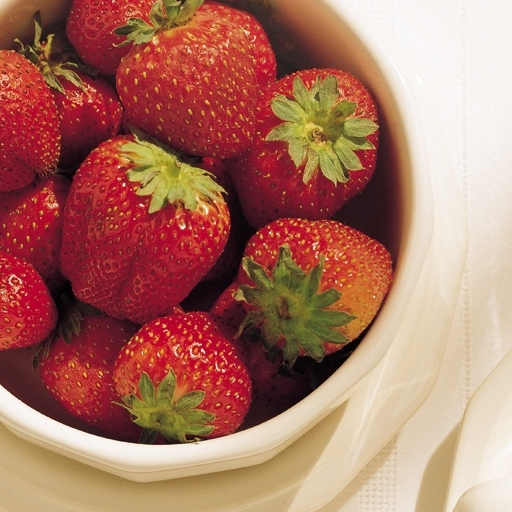
#> input picture Immagini/fragole.jpg, 512 x 512 px, found by its file name
$ python Es_1_1_1.py
#> lines starting #> are read from the running program, lines starting #| are printed output that depends on the picture
### Librerie/mylib.py
# -*- coding: utf-8 -*-
"""
Created on Fri Mar 14 19:36:55 2025

@author: david
"""

import numpy as np # importa Numpy
import matplotlib.pyplot as plt # importa Matplotlib
import scipy.ndimage as ndi # importa Scipy per le immagini
import skimage.io as io # importa il modulo Input/Output di SK-Image
from skimage.exposure import equalize_hist
from skimage.transform import rescale
from skimage.transform import warp, rotate

def leggiJpeg(nomefile):
    x = io.imread(nomefile)
    return x;
    # plt.figure()
    # plt.imshow(x, clim=[0,255], cmap='gray')

# [45 lines left out: functions showImage, showHist, vediRAW, fshs, glob_equaliz, loc_equaliz, not called in this run]

def deforma(x,c,d):
    x= x[::c, ::d]
    return x

# [10 lines left out: function ruota, not called in this run]

def rgb2cmy(x): #cmy sono le complementari di rgb
    y = 1.0 - x
    return y

def rgb2cmyk(x): #cmy sono le complementari di rgb
    z = 1.0 - x
    K = np.min(z, -1)

    C = z[:,:,0] - K # rimozione del Nero al Ciano
    M = z[:,:,1] - K # rimozione del Nero al Magenta
    Y = z[:,:,2] - K # rimozione del Nero al Giallo

    y = np.stack((C,M,Y,K),-1)
    return y

def cmy2rgb(x):
    return 1-x

### Ex5/Es_1_1_1.py

"""
1. Lo spazio CMY e CMYK. Se le componenti RGB sono state normalizzate nel range [0, 1] `e molto facile
ottenere le componenti nello spazio CMY (Cyan, Magenta, Yellow), dato che queste componenti sono
le complementari di quelle RGB.
Provate a scrivere una funzione con il seguente prototipo: rgb2cmy(x), che legge un’immagine a
colori e determina la rappresentazione CMY dell’immagine fragole.jpg visualizzandone le componenti.
Scrivete poi una funzione dal prototipo: rgb2cmyk(x) che legge un’immagine a colori e determina la
rappresentazione CMYK (Cyan, Magenta, Yellow, Black) di un’immagine visualizzandone le componenti.
Tenete presente che quando si usano i pigmenti, il nero si ottiene usando uguali quantit`a dei pigmenti
ciano, magenta e giallo, e quindi la componente K `e pari al minimo
"""

import sys
sys.path.append("../Librerie")
import numpy as np # importa Numpy
import matplotlib.pyplot as plt # importa Matplotlib
import scipy.ndimage as ndi # importa Scipy per le immagini
import skimage.io as io # importa il modulo Input/Output di SK-Image
import scipy.ndimage as ndi
import mylib as ml
from matplotlib.colors import ListedColormap

#Visualizzo Immagine input
x = io.imread('../immagini/fragole.jpg')
#> x is the input picture: shape (512, 512, 3); mean R, G, B 171.3, 115.6, 99.6
x = np.float64(x) / 255
plt.figure(1)
plt.imshow(x) #non servono tag
plt.title('Immagine input')

z = ml.rgb2cmy(x)

c = z[:,:,0] # Ciano
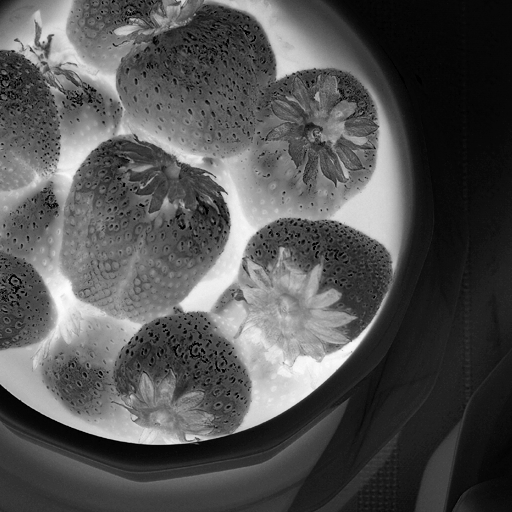
#> c: shape (512, 512) float64; min 0, max 0.992, mean 0.328
m = z[:,:,1] # Magenta
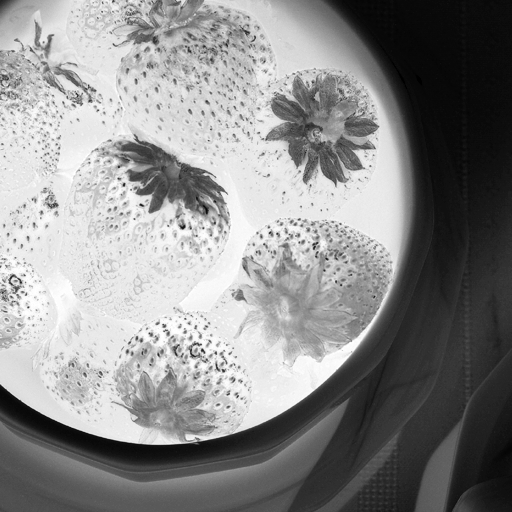
#> m: shape (512, 512) float64; min 0, max 1, mean 0.547
y = z[:,:,2] # Giallo
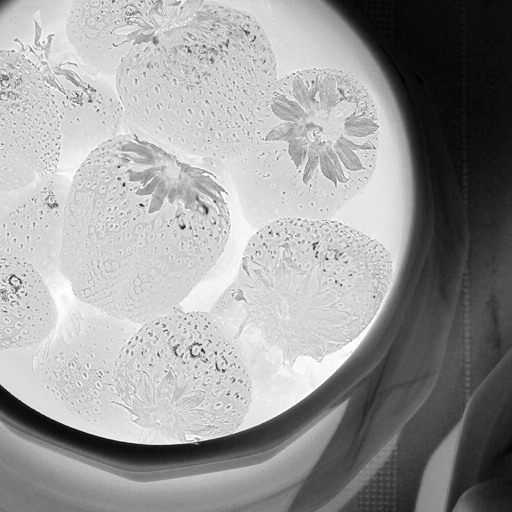
#> y: shape (512, 512) float64; min 0, max 1, mean 0.61

plt.figure(2);
plt.subplot(1,3,1); plt.imshow(c,clim=[0,1],cmap='gray'); plt.title('Ciano');
plt.subplot(1,3,2); plt.imshow(m,clim=[0,1],cmap='gray'); plt.title('Magenta');
plt.subplot(1,3,3); plt.imshow(y,clim=[0,1],cmap='gray'); plt.title('Giallo');

L = np.arange(255,-1,-1)/255 # 256 valori tra da 1 ad 0
B = np.ones(256) # 256 valori unitary
cmap_c = ListedColormap(np.stack((L,B,B),-1)) # palette per il Ciano
cmap_m = ListedColormap(np.stack((B,L,B),-1)) # palette per il Magenta
cmap_y = ListedColormap(np.stack((B,B,L),-1)) # palette per il Giallo
plt.figure(3);
plt.subplot(1,3,1); plt.imshow(c,clim=[0,1],cmap=cmap_c); plt.title('Ciano');
plt.subplot(1,3,2); plt.imshow(m,clim=[0,1],cmap=cmap_m); plt.title('Magenta');
plt.subplot(1,3,3); plt.imshow(y,clim=[0,1],cmap=cmap_y); plt.title('Giallo');

y = ml.rgb2cmyk(x)
#> in rgb2cmyk, `C = z[:,:,0] - K`:
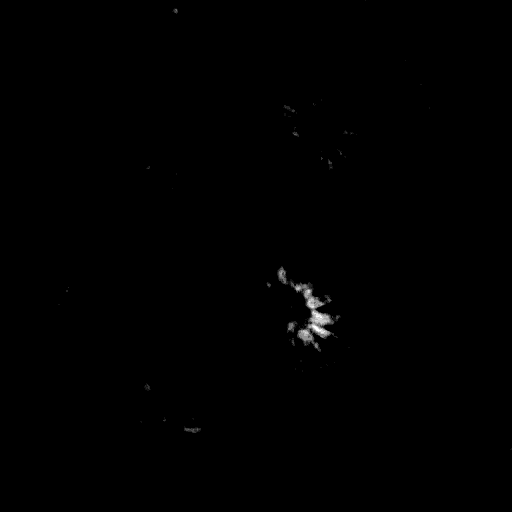
#> C: shape (512, 512) float64; min 0, max 0.0549, mean 0.000148; drawn with min black and max white
#> in rgb2cmyk, `M = z[:,:,1] - K`:
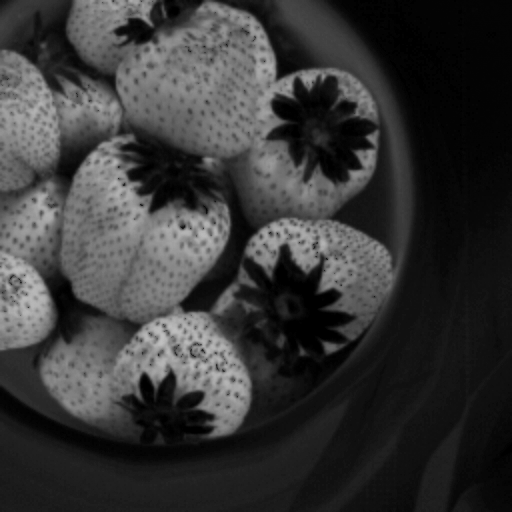
#> M: shape (512, 512) float64; min 0, max 0.753, mean 0.219
#> in rgb2cmyk, `Y = z[:,:,2] - K`:
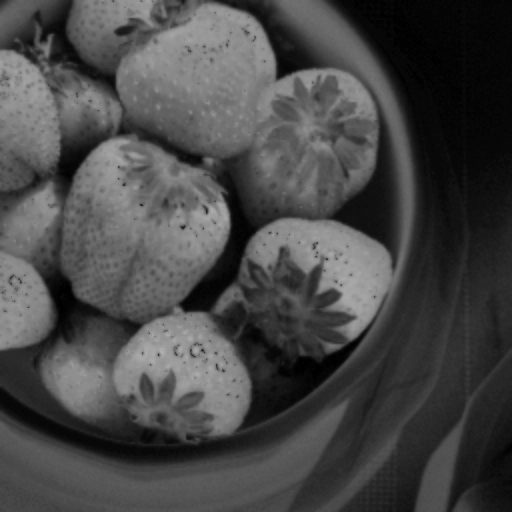
#> Y: shape (512, 512) float64; min 0, max 0.694, mean 0.281
#> in rgb2cmyk, `y = np.stack((C,M,Y,K),-1)`:
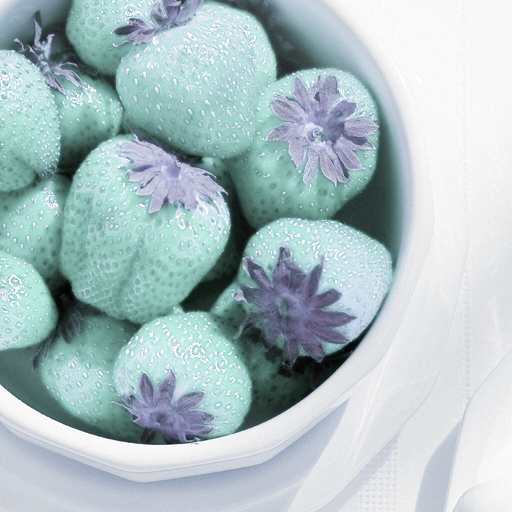
#> y: shape (512, 512, 4) float64; mean R, G, B, A 0.000148, 0.219, 0.281, 0.328; transparent parts drawn white
z = ml.rgb2cmyk(x)
c = z[:,:,0] # Ciano
m = z[:,:,1] # Magenta
y = z[:,:,2] # Giallo
k = z[:,:,3] # Nero

plt.figure(4);
cmap_k = ListedColormap(np.stack((L,L,L),-1)) # palette per il Nero
plt.subplot(1,4,1); plt.imshow(c,clim=[0,1],cmap=cmap_c); plt.title('Ciano');
plt.subplot(1,4,2); plt.imshow(m,clim=[0,1],cmap=cmap_m); plt.title('Magenta');
plt.subplot(1,4,3); plt.imshow(y,clim=[0,1],cmap=cmap_y); plt.title('Giallo');
plt.subplot(1,4,4); plt.imshow(k,clim=[0,1],cmap=cmap_k); plt.title('Nero');

$ run again, with Immagini/azzurro.jpg copied over Immagini/fragole.jpg
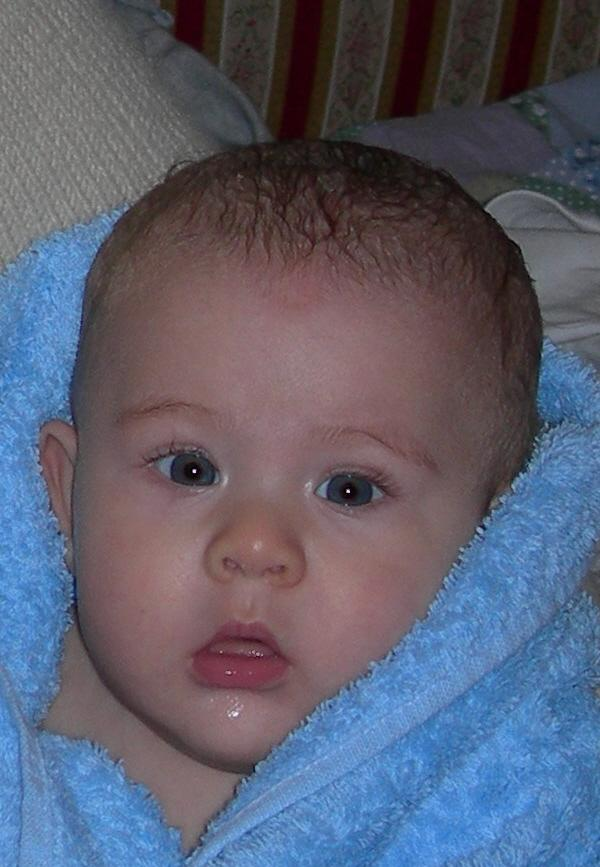
#> input picture Immagini/azzurro.jpg, 600 x 867 px, found by its file name
#> x is the input picture: shape (867, 600, 3); mean R, G, B 91.6, 94.1, 111.2
#> in rgb2cmyk, `Y = z[:,:,2] - K`:
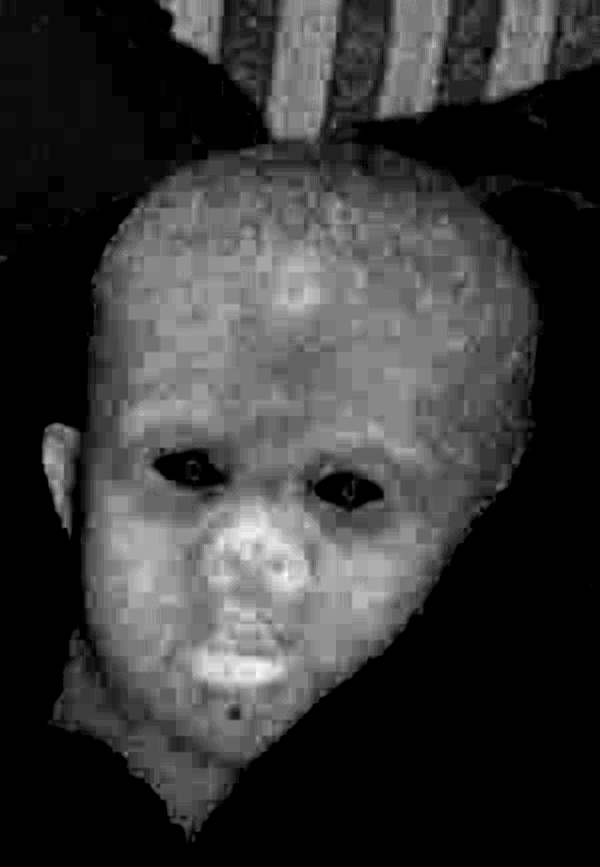
#> Y: shape (867, 600) float64; min 0, max 0.212, mean 0.0463; drawn with min black and max white
#> in rgb2cmyk, `y = np.stack((C,M,Y,K),-1)`:
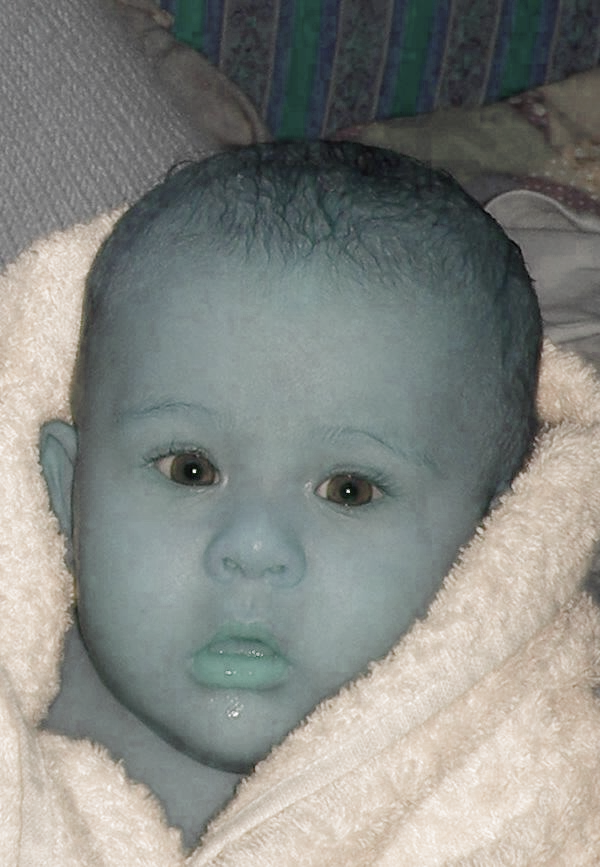
#> y: shape (867, 600, 4) float64; mean R, G, B, A 0.123, 0.113, 0.0463, 0.518; transparent parts drawn white
